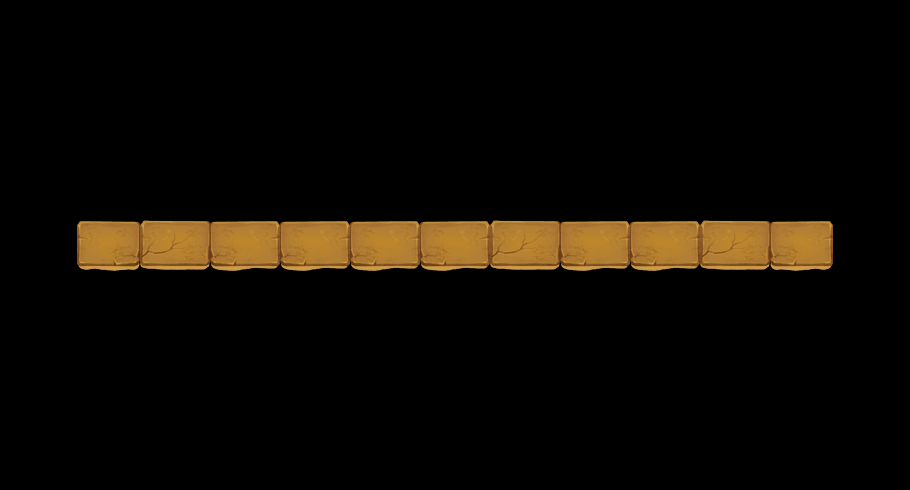

Tiled map render using the project's own tile images. Description and the map definition, with tile-layer contents summarised, below:
An orthogonal 13x7 tile map with 70x70 px tiles, 1 tile layer (content), 1 hidden layer not drawn and 2 objects (way1_0, way1_1).

<map version="1.0" orientation="orthogonal" width="13" height="7" tilewidth="70" tileheight="70">
 <tileset firstgid="1" name="theme3Tiles" tilewidth="70" tileheight="70" spacing="2" margin="2">
  <image source="theme1Tiles.png" width="512" height="512" />
  <tile id="4">
   <properties>
    <property name="thingIdx" value="303" />
   </properties>
  </tile>
  <tile id="6">
   <properties>
    <property name="thingIdx" value="107" />
   </properties>
  </tile>
  <tile id="7">
   <properties>
    <property name="thingIdx" value="401" />
   </properties>
  </tile>
  <tile id="9">
   <properties>
    <property name="thingIdx" value="206" />
   </properties>
  </tile>
  <tile id="10">
   <properties>
    <property name="thingIdx" value="207" />
   </properties>
  </tile>
  <tile id="11">
   <properties>
    <property name="thingIdx" value="304" />
   </properties>
  </tile>
  <tile id="13">
   <properties>
    <property name="thingIdx" value="112" />
   </properties>
  </tile>
  <tile id="14">
   <properties>
    <property name="thingIdx" value="109" />
   </properties>
  </tile>
  <tile id="15">
   <properties>
    <property name="thingIdx" value="108" />
   </properties>
  </tile>
  <tile id="19">
   <properties>
    <property name="thingIdx" value="111" />
   </properties>
  </tile>
  <tile id="20">
   <properties>
    <property name="thingIdx" value="110" />
   </properties>
  </tile>
  <tile id="21">
   <properties>
    <property name="blank" value="1" />
   </properties>
  </tile>
  <tile id="22">
   <properties>
    <property name="way" value="1" />
   </properties>
  </tile>
  <tile id="23">
   <properties>
    <property name="way" value="1" />
   </properties>
  </tile>
  <tile id="24">
   <properties>
    <property name="way" value="1" />
   </properties>
  </tile>
  <tile id="25">
   <properties>
    <property name="way" value="1" />
   </properties>
  </tile>
  <tile id="26">
   <properties>
    <property name="way" value="1" />
   </properties>
  </tile>
  <tile id="27">
   <properties>
    <property name="way" value="1" />
   </properties>
  </tile>
  <tile id="28">
   <properties>
    <property name="way" value="1" />
   </properties>
  </tile>
  <tile id="29">
   <properties>
    <property name="way" value="1" />
   </properties>
  </tile>
  <tile id="30">
   <properties>
    <property name="way" value="1" />
   </properties>
  </tile>
  <tile id="31">
   <properties>
    <property name="way" value="1" />
   </properties>
  </tile>
  <tile id="32">
   <properties>
    <property name="way" value="1" />
   </properties>
  </tile>
  <tile id="33">
   <properties>
    <property name="way" value="1" />
   </properties>
  </tile>
  <tile id="34">
   <properties>
    <property name="way" value="1" />
   </properties>
  </tile>
  <tile id="35">
   <properties>
    <property name="way" value="1" />
   </properties>
  </tile>
  <tile id="36">
   <properties>
    <property name="way" value="1" />
   </properties>
  </tile>
  <tile id="37">
   <properties>
    <property name="way" value="1" />
   </properties>
  </tile>
 </tileset>
 <layer name="content" width="13" height="7">
  <data>[91 cells, 11 non-empty, 3 distinct tile ids]</data>
 </layer>
 <layer name="things" width="13" height="7" visible="0">
  <data>[91 cells, 0 non-empty, 0 distinct tile ids]</data>
 </layer>
 <objectgroup name="objs" width="13" height="7">
  <object name="way1_0" x="93" y="225" width="23" height="29" />
  <object name="way1_1" x="788" y="231" width="20" height="17" />
 </objectgroup>
</map>
